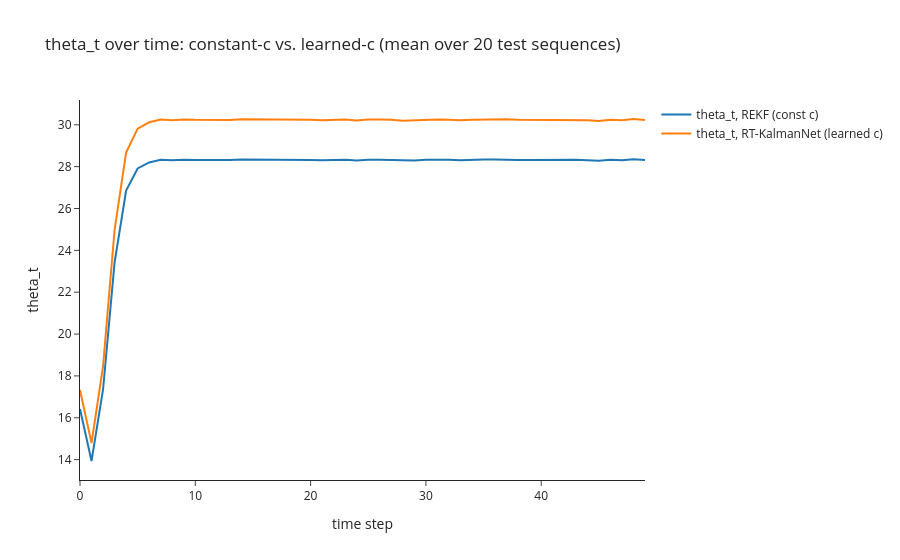

Notebook cell for this chart:
### Code cell
# ===== theta_t TRACE: constant-c REKF vs. learned-c RT-KalmanNet =====
n_seqs_for_theta = 20  # small on purpose, this is just for visualization

def collect_theta_traces(build_model_fn, n_seqs):
    traces = []
    seq_count = 0
    for y_batch, x_batch in zip(test_inputs, test_targets):
        for i in range(y_batch.shape[0]):
            if seq_count >= n_seqs:
                return np.array(traces)
            model = build_model_fn()
            model.y = y_batch[i]
            with torch.no_grad():
                model.fnREKF(train=False)
            traces.append(model.th.detach().numpy())
            seq_count += 1
    return np.array(traces)

theta_rekf = collect_theta_traces(
    lambda: RobustKalman(sys_model, test_inputs[0][0], c, True, False), n_seqs_for_theta)

def build_rtk_learned():
    m = RobustKalman(sys_model, test_inputs[0][0], c, False, True, input_feat_mode=3,
                      gru_hidden_size=64, sl_model=SELECTED_MODEL, set_noise_matrices=False)
    m.nn.load_state_dict(RT_KalmanNet.nn.state_dict())
    m.nn.eval()
    return m

theta_learned = collect_theta_traces(build_rtk_learned, n_seqs_for_theta)

t_axis = np.arange(theta_rekf.shape[1])
fig_theta = go.Figure()
fig_theta.add_trace(go.Scatter(x=t_axis, y=theta_rekf.mean(axis=0), name="theta_t, REKF (const c)", mode="lines"))
fig_theta.add_trace(go.Scatter(x=t_axis, y=theta_learned.mean(axis=0), name="theta_t, RT-KalmanNet (learned c)", mode="lines"))
fig_theta.update_layout(title="theta_t over time: constant-c vs. learned-c (mean over 20 test sequences)",
                         xaxis_title="time step", yaxis_title="theta_t", template="simple_white")
fig_theta.show()

### Figure 1 — Plotly figure (JSON) as saved in the notebook; plotly's stock layout.template omitted (floating-point values rounded to 4 significant figures)
{"data": [{"mode": "lines", "name": "theta_t, REKF (const c)", "type": "scatter", "x": [0, 1, 2, 3, 4, 5, 6, 7, 8, 9, 10, 11, 12, 13, 14, 15, 16, 17, 18, 19, 20, 21, 22, 23, 24, 25, 26, 27, 28, 29, 30, 31, 32, 33, 34, 35, 36, 37, 38, 39, 40, 41, 42, 43, 44, 45, 46, 47, 48, 49], "y": [16.42, 13.93, 17.35, 23.42, 26.86, 27.91, 28.2, 28.33, 28.31, 28.33, 28.32, 28.32, 28.3, 28.31, 28.34, 28.34, 28.33, 28.33, 28.34, 28.33, 28.32, 28.3, 28.31, 28.33, 28.29, 28.33, 28.34, 28.33, 28.29, 28.3, 28.33, 28.33, 28.32, 28.3, 28.33, 28.34, 28.34, 28.35, 28.32, 28.32, 28.33, 28.31, 28.32, 28.32, 28.31, 28.28, 28.33, 28.3, 28.35, 28.31]}, {"mode": "lines", "name": "theta_t, RT-KalmanNet (learned c)", "type": "scatter", "x": [0, 1, 2, 3, 4, 5, 6, 7, 8, 9, 10, 11, 12, 13, 14, 15, 16, 17, 18, 19, 20, 21, 22, 23, 24, 25, 26, 27, 28, 29, 30, 31, 32, 33, 34, 35, 36, 37, 38, 39, 40, 41, 42, 43, 44, 45, 46, 47, 48, 49], "y": [17.33, 14.79, 18.47, 24.98, 28.68, 29.82, 30.12, 30.25, 30.22, 30.26, 30.24, 30.23, 30.21, 30.23, 30.27, 30.27, 30.25, 30.24, 30.26, 30.25, 30.24, 30.22, 30.23, 30.25, 30.21, 30.26, 30.26, 30.25, 30.2, 30.21, 30.25, 30.26, 30.24, 30.22, 30.25, 30.26, 30.26, 30.27, 30.24, 30.23, 30.24, 30.23, 30.24, 30.24, 30.22, 30.19, 30.25, 30.21, 30.28, 30.23]}], "layout": {"title": {"text": "theta_t over time: constant-c vs. learned-c (mean over 20 test sequences)"}, "xaxis": {"title": {"text": "time step"}}, "yaxis": {"title": {"text": "theta_t"}}}}
